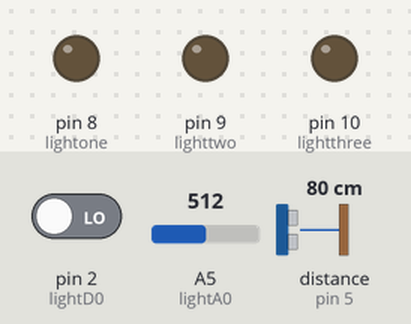
Simulated run of this sketch. Board: Arduino Uno, built with avr-gcc and run on an emulated ATmega328P. Parts: output pins drawn as LEDs (lit = HIGH). Wiring (inferred from the names in the program): ultrasonic range finder: trigger pin 6; echo pin 5. The test bench sets the inputs (shaded band); at power-on: A5 (lightA0) = 512, pin 2 (lightD0) LOW, distance to the obstacle (sensor on pin 5) 80 cm. The echo pulse lasts 58.3 µs per cm; pins used as bus, display or sensor lines are not drawn; what the sketch prints to the serial monitor is not drawn.

Above: at 1.2 s.
1.3 s: A5 (lightA0) set to 884
3.3 s: A5 (lightA0) set to 914
At 4.6 s:
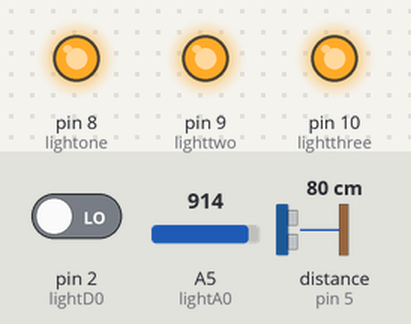
5.7 s: A5 (lightA0) set to 890
At 7.5 s:
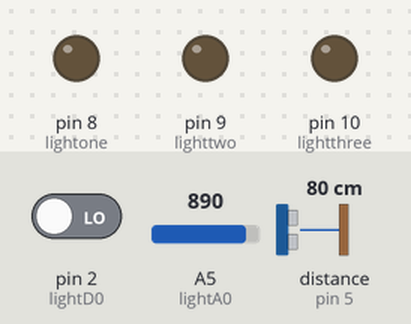
7.8 s: A5 (lightA0) set to 900
At 9.6 s:
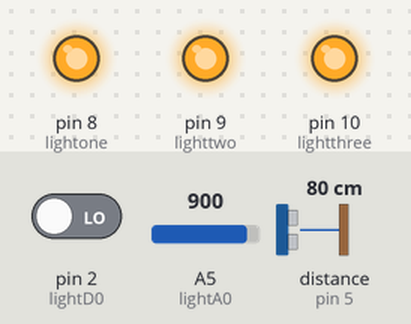
Timing chart, 0 to 10.9 s (numbered marks = the images above; inputs shaded):
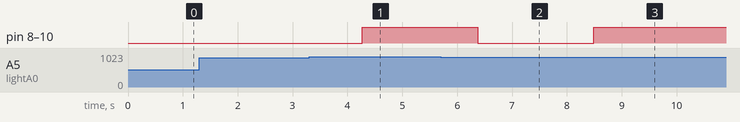

Measured:
- the behaviour switches between 899 and 900 on A5 (lightA0) (found by bisection; images 0 and 1)
- after the input at 1.3 s, every drawn part: stays the same
- after the input at 3.3 s, pin 8 (lightone), pin 9 (lighttwo), pin 10 (lightthree): LOW → HIGH after 0.97 s
- after the input at 5.7 s, pin 8 (lightone), pin 9 (lighttwo), pin 10 (lightthree): HIGH → LOW after 0.68 s
- after the input at 7.8 s, pin 8 (lightone), pin 9 (lighttwo), pin 10 (lightthree): LOW → HIGH after 0.69 s

The sketch:

program_ino.ino
```cpp
String comdata = "status: ";
const int lightA0 = A5;
const int lightD0 = 2;
const int TrigPin = 6;
const int EchoPin = 5;
const int lightone = 8;
const int lighttwo = 9;
const int lightthree = 10;


void setup()
{
    Serial.begin(9600);
    pinMode(lightD0, INPUT);
    pinMode(lightA0, INPUT);
    pinMode(lightone, OUTPUT);
    pinMode(lighttwo, OUTPUT);
    pinMode(lightthree, OUTPUT);
    pinMode(TrigPin,OUTPUT);
    pinMode(EchoPin, INPUT);
}

void loop()
{
  float distance = 0;
  float tempdis[10] = {0};
  float tempdis1[10] = {0};
  int sum = 0;
  for(int y = 0; y < 10; y++)
  {
    digitalWrite(TrigPin, LOW);
    delayMicroseconds(2);
    digitalWrite(TrigPin, HIGH);
    delayMicroseconds(10);
    digitalWrite(TrigPin, LOW);
    tempdis[y] = pulseIn(EchoPin, HIGH)/58.0;
    sum += tempdis[y];
  }
  sum = sum/10;
  for(int y = 0; y < 10; y++)
    tempdis1[y] = abs(sum-tempdis[y]);
  for(int y = 0; y < 9; y++)
  {
    if(tempdis1[y] < tempdis1[y+1])
      distance = tempdis[y];
    else
      distance = tempdis[y+1];
  }
  if(distance < 15 || distance > 450)
    return ;
  Serial.print("distance = ");
  Serial.print(distance);
  Serial.println("cm");
  int sumlightA = 0;
  for(int i = 0; i < 10; i++)
  {
    int temp = analogRead(lightA0);
    sumlightA += temp;
  }
  sumlightA = sumlightA/10;
  Serial.print("lightA0 = ");
  Serial.println(sumlightA);
  int lightD = digitalRead(lightD0);
  Serial.print(lightD);
  if(distance <= 120 && sumlightA >= 900)
    openlight();
  else
    closelight();
  delay(1000);
}

void openlight()
{
  digitalWrite(lightone, HIGH);
  digitalWrite(lighttwo, HIGH);
  digitalWrite(lightthree, HIGH);
}

void closelight()
{
  digitalWrite(lightone, LOW);
  digitalWrite(lighttwo, LOW);
  digitalWrite(lightthree, LOW);
}
```
